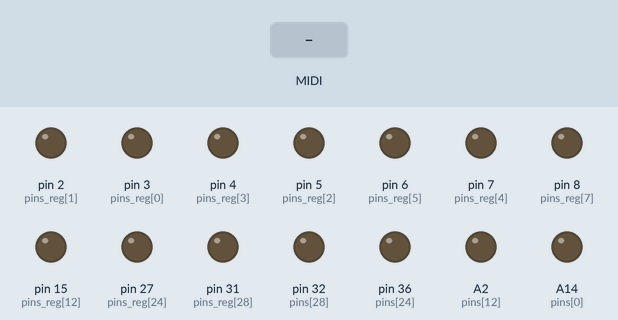
The sketch below on a simulated Arduino Mega 2560, built with avr-gcc and run on an emulated ATmega2560. Shown: output pins drawn as LEDs (lit = HIGH). The inputs (shaded band) are chosen by the test bench. MIDI output is not drawn.

Above: at 1.2 s.
1.3 s: MIDI note 36 received
At 1.45 s:
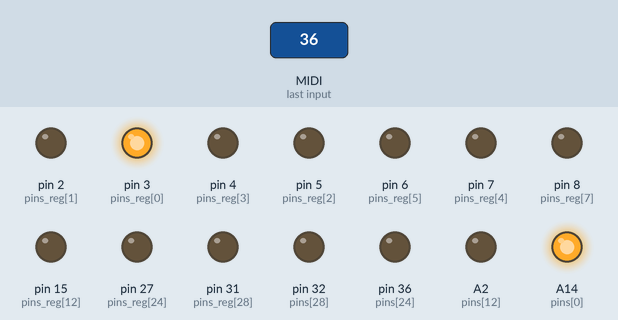
3.1 s: MIDI note 48 received
At 3.25 s:
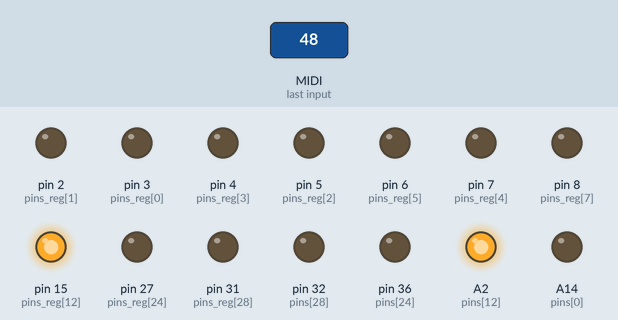
4.9 s: MIDI note 60 received
At 5.05 s:
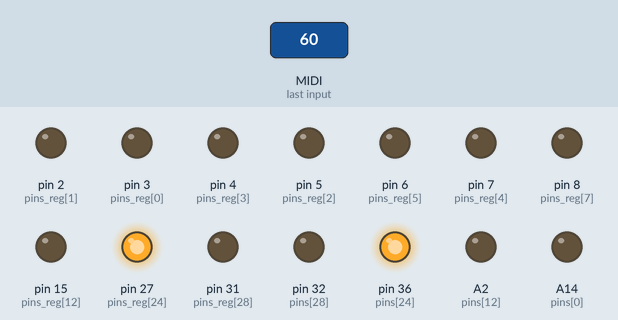
6.7 s: MIDI note 64 received
At 6.85 s:
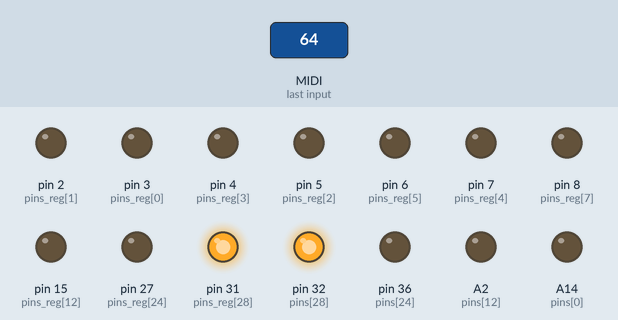
Timing chart, 0 to 9.5 s (numbered marks = the images above; inputs shaded):
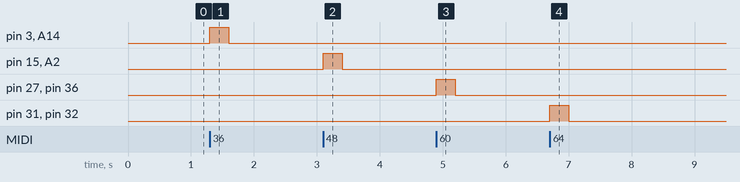

The sketch:

Dekoder_Pedal_trojza_zambrow.ino
```cpp
//Author Romuald Milewski
// Dekoder for Pedal and Registry for pipe organ
// Arduino Mega and Mega2560
#include <MIDI.h>   // Add Midi Library

//#define LED 13
//#define LED2 12// Arduino Board LED is on Pin 13

#define decoder_channel 1 // the selected MIDI channel on which the decoder works
#define decoder_channel_registry 1 // the selected MIDI channel on which the decoder works
int pins[] = {A14, A15, A12, A13, A10, A11, A8, A9, A6, A7, A4, A5, A2, A3,   46, 47, 44, 45, 42, 43, 40, 41, 38, 39, 36, 37, 34, 35, 32, 33};
int pins_reg[] = {3, 2, 5, 4, 7, 6, 9, 8, 11, 10, 13, 12, 15, 14, 17, 16,     19, 18, 21, 20, 23, 22, 25, 24, 27, 26, 29, 28, 31, 30};

// dla I manuału tak:

//int pins[] = {3, 2, 5, 4, 7, 6, 9, 8, 11, 10, 13, 12,     19, 18, 21, 20, 23, 22, 25, 24, 27, 26, 29, 28, 31, 30,    A14, A15, A12, A13, A10, A11, A8, A9, A6, A7, A4, A5, A2, A3, A0, A1,   46, 47, 44, 45, 42, 43, 40, 41, 38, 39, 36, 37, 34, 35, 32, 33};
// 15, 14, 17, 16,
//

//Create an instance of the library with default name, serial port and settings
MIDI_CREATE_DEFAULT_INSTANCE();

void setup() {

     // setup pins for output ( Pedal )
  for (int i = 0; i < sizeof(pins) / sizeof(pins[0]); ++i) {
    pinMode(pins[i], OUTPUT);
    digitalWrite (pins[i], LOW);
  }
     // setup pins_reg for output ( Registry in pedal )
  for (int i = 0; i < sizeof(pins_reg) / sizeof(pins_reg[0]); ++i) {
    pinMode(pins_reg[i], OUTPUT);
    digitalWrite (pins_reg[i], LOW);

  }


      // self-test  jesli potrzebny
//  for (int i = 0; i < sizeof(pins) / sizeof(pins[0]); ++i) {
//    digitalWrite(pins[i], HIGH);
//    delay(300); // Czas trwania stanu wysokiego - 300 ms
//    digitalWrite(pins[i], LOW);
//    delay(50);  // Dodatkowy czas dla lepszego zobaczenia efektu
//  }


  MIDI.begin(MIDI_CHANNEL_OMNI); // Initialize the Midi Library.
  // OMNI sets it to listen to all channels.. MIDI.begin(2) would set it
  // to respond to notes on channel 2 only.
  MIDI.setHandleNoteOn(MyHandleNoteOn); // This is important!! This command
  // tells the Midi Library which function you want to call when a NOTE ON command
  // is received. In this case it's "MyHandleNoteOn".
  MIDI.setHandleNoteOff(MyHandleNoteOff); // This command tells the Midi Library
  // to call "MyHandleNoteOff" when a NOTE OFF command is received.
}

void loop() { // Main loop
  MIDI.read(); // Continuously check if Midi data has been received.
}

// MyHandleNoteON is the function that will be called by the Midi Library
// when a MIDI NOTE ON message is received.
// It will be passed bytes for Channel, Pitch, and Velocity

void MyHandleNoteOn(byte channel, byte pitch, byte velocity) {
 if (channel == decoder_channel){
  if (pitch >= 36 && pitch <= (36 + ( sizeof(pins) / sizeof(pins[0] )))){
   for (int i = 0; i < sizeof(pins) / sizeof(pins[0]); ++i) {
    if (pitch == 36+i) {
     digitalWrite (pins[i], HIGH); // Set Arduino board pins to high
    }
   }
  }
 }

 if (channel == decoder_channel_registry) {
  if (pitch >= 36 && pitch <= (36 + ( sizeof(pins_reg) / sizeof(pins_reg[0] )))){
   for (int i = 0; i < sizeof(pins_reg) / sizeof(pins_reg[0]); ++i) {
    if (pitch == 36+i) {
     digitalWrite (pins_reg[i], HIGH); // Set Arduino board pins_reg to high
    }
   }
  }
 }
}

// MyHandleNoteOFF is the function that will be called by the Midi Library
// when a MIDI NOTE OFF message is received.
// * A NOTE ON message with Velocity = 0 will be treated as a NOTE OFF message *
// It will be passed bytes for Channel, Pitch, and Velocity

void MyHandleNoteOff(byte channel, byte pitch, byte velocity) {
 if (channel == decoder_channel) {
   if (pitch >= 36 && pitch <= (36 + ( sizeof(pins) / sizeof(pins[0] )))){
     for (int i = 0; i < sizeof(pins) / sizeof(pins[0]); ++i) {
       if (pitch == 36+i) {
         digitalWrite (pins[i], LOW); // Set Arduino board pins_reg to low
       }
     }
   }
 }
 if (channel == decoder_channel_registry) {
  if (pitch >= 36 && pitch <= (36 + ( sizeof(pins_reg) / sizeof(pins_reg[0] )))){
     for (int i = 0; i < sizeof(pins_reg) / sizeof(pins_reg[0]); ++i) {
       if (pitch == 36+i) {
          digitalWrite (pins_reg[i], LOW); // Set Arduino board pins_reg to low
       }
     }
  }
 }
}
```

Measured:
- after the input at 1.3 s, pin 3 (pins_reg[0]), A14 (pins[0]): LOW → HIGH at once, → LOW 0.30 s later
- after the input at 3.1 s, pin 15 (pins_reg[12]), A2 (pins[12]): LOW → HIGH at once, → LOW 0.30 s later
- after the input at 4.9 s, pin 27 (pins_reg[24]), pin 36 (pins[24]): LOW → HIGH at once, → LOW 0.30 s later
- after the input at 6.7 s, pin 31 (pins_reg[28]), pin 32 (pins[28]): LOW → HIGH at once, → LOW 0.30 s later
